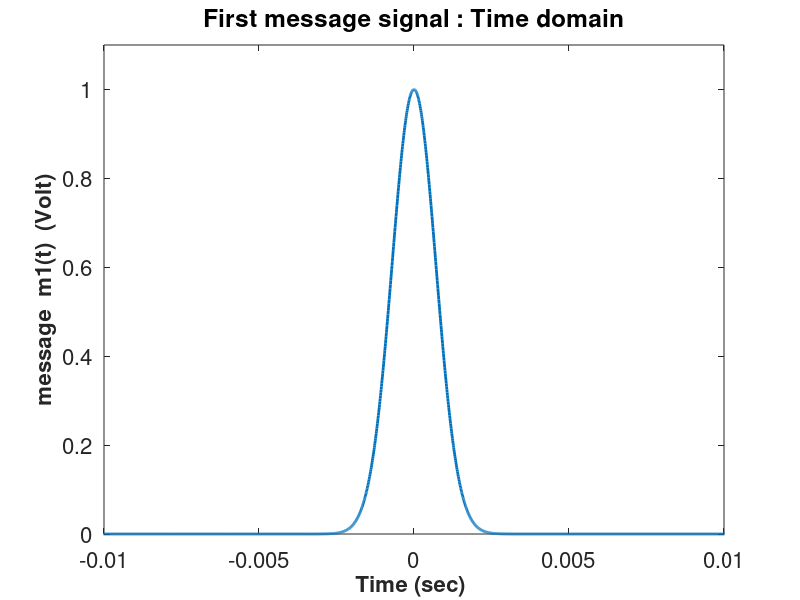
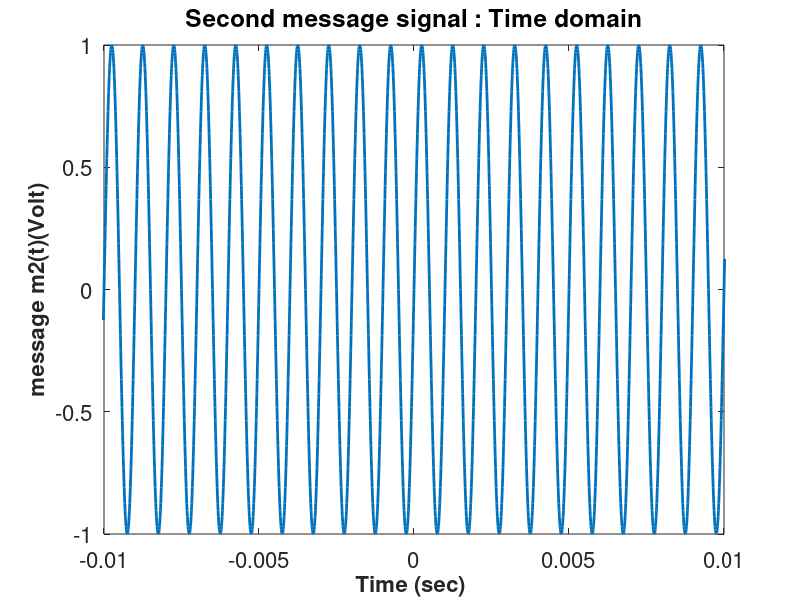
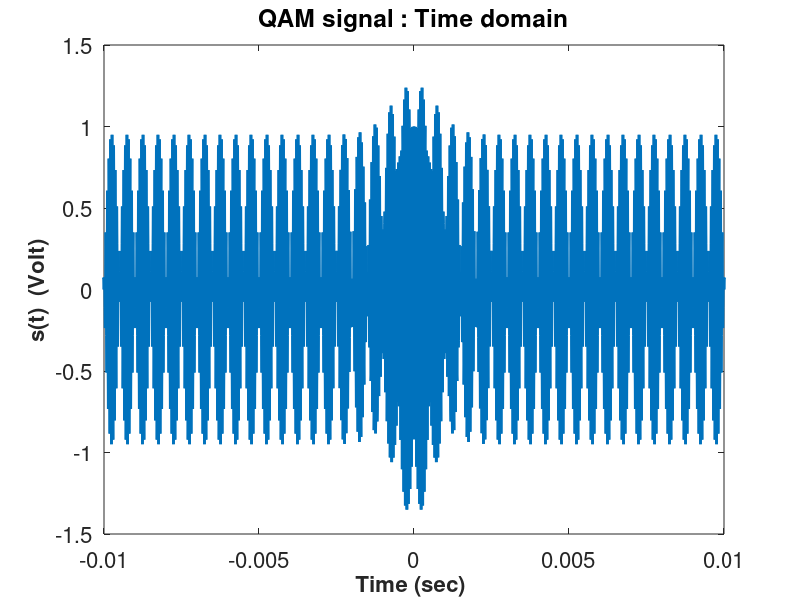
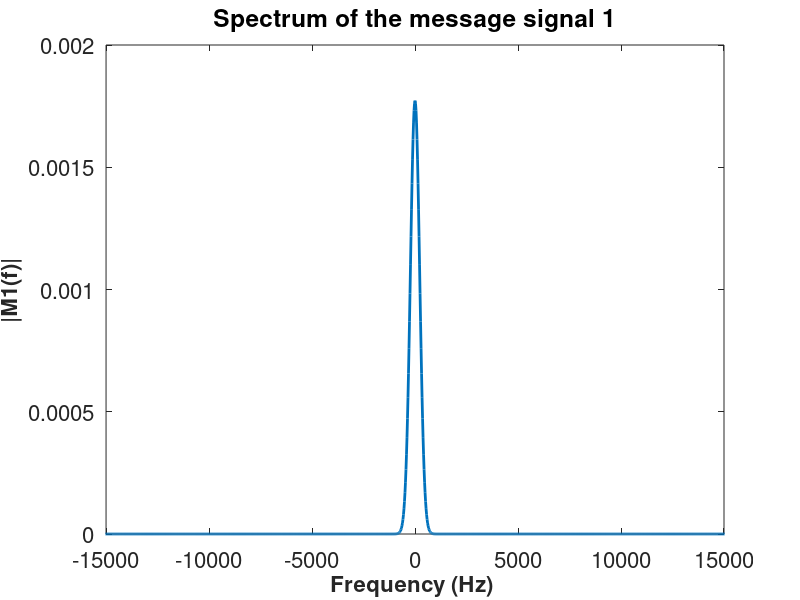

Source code (MATLAB) for these figures, in order:
clear
hold off
format long e
N = 4096; %No. of FFT samples
sampling_rate = 100.0e3; %unit Hz
tstep = 1/sampling_rate;
tmax = N*tstep/2;

tmin = -tmax;
tt = tmin:tstep:tmax-tstep;
fmax = sampling_rate/2; 
fmin = -fmax;
fstep = (fmax-fmin)/N;
freq = fmin:fstep:fmax-fstep;

fc=20e3;
Ac = 1;
%In-phase carrier
ct1=Ac*cos(2*pi*fc*tt);
%The first message signal
mt1 = exp(-tt.*tt*1e6);
%DSB-SC1
st1 = mt1.*ct1;
%Quad. carrier
ct2=Ac*sin(2*pi*fc*tt);
%The second message signal
fm = 1e3;
mt2 = sin(2*pi*fm*tt);
%DSB-SC2
st2 = mt2.*ct2;
%QAM signal
st = st1+st2;


figure(1)
Hp1 = plot(tt,mt1);
set(Hp1,'LineWidth',2)
Ha = gca;
set(Ha,'Fontsize',16)
Hx=xlabel('Time (sec) ');
set(Hx,'FontWeight','bold','Fontsize',16)
Hx=ylabel('message  m1(t)  (Volt)');
set(Hx,'FontWeight','bold','Fontsize',16)
title('First message signal : Time domain');
axis([-0.01 0.01 0 1.1])
pause(1)
figure(2)
Hp1 = plot(tt,mt2);
set(Hp1,'LineWidth',2)
Ha = gca;
set(Ha,'Fontsize',16)
Hx=xlabel('Time (sec) ');
set(Hx,'FontWeight','bold','Fontsize',16)
Hx=ylabel('message m2(t)(Volt)');
set(Hx,'FontWeight','bold','Fontsize',16)
title('Second message signal : Time domain');
axis([-0.01 0.01 min(mt2) max(mt2)])
pause(1)
figure(3)
Hp1 = plot(tt,st);
set(Hp1,'LineWidth',2)
Ha = gca;
set(Ha,'Fontsize',16)
Hx=xlabel('Time (sec) ');
set(Hx,'FontWeight','bold','Fontsize',16)
Hx=ylabel('s(t)  (Volt)');
set(Hx,'FontWeight','bold','Fontsize',16)
title('QAM signal : Time domain');
axis([-0.01 0.01 -1.5 1.5])
pause(1)
Mf1 = fftshift(fft(fftshift(mt1)))/(2*fmax);
figure(4)
%The amplitude of the spectrum is different from the Fourier transform
%amplitude due to discretization of discrete Fourier transform
Hp1=plot(freq,abs(Mf1))
set(Hp1,'LineWidth',2)
Ha = gca;
set(Ha,'Fontsize',16)
Hx=xlabel('Frequency (Hz) ');
set(Hx,'FontWeight','bold','Fontsize',16)
Hx=ylabel('|M1(f)|');
set(Hx,'FontWeight','bold','Fontsize',16)
title('Spectrum of the message signal 1');
axis ([-15e3 15e3 0 200/(2*fmax)])
pause(1)

Mf2 = fftshift(fft(fftshift(mt2)))/(2*fmax);
figure(5)
Hp1=plot(freq,abs(Mf2))
set(Hp1,'LineWidth',2)
Ha = gca;
set(Ha,'Fontsize',16)
Hx=xlabel('Frequency (Hz) ');
set(Hx,'FontWeight','bold','Fontsize',16)
Hx=ylabel('|M2(f)|');
set(Hx,'FontWeight','bold','Fontsize',16)
title('Spectrum of the message signal 2');
axis ([-15e3 15e3 0 200/(2*fmax)])
pause(1)

figure(6)
Sf = fftshift(fft(fftshift(st)))/(2*fmax);
Hp1=plot(freq,abs(Sf));
set(Hp1,'LineWidth',2)
Ha = gca;
set(Ha,'Fontsize',16)
Hx=xlabel('Frequency (Hz) ');
set(Hx,'FontWeight','bold','Fontsize',16)
Hx=ylabel('|S(f)|');
set(Hx,'FontWeight','bold','Fontsize',16)
title('Spectrum of the QAM signal S(f)');
axis ([-30e3 30e3 0 200/(2*fmax)])
pause(1)
%@Rx
%QAM demux and demodulation

%Local oscillator at the receiver perfectly synchronized
thet=0;
lo1 = cos(2*pi*fc*tt + thet);
lo2 = sin(2*pi*fc*tt + thet); 
%upper branch of QAM Rx
stt1 = st .* lo1;
Sff1 = fftshift(fft(fftshift(stt1)))/(2*fmax);
%lower branch of QAM Rx
stt2 = st .* lo2;
Sff2 = fftshift(fft(fftshift(stt2)))/(2*fmax);

%Low pass filtering
f_cutoff = 30e3;
%ideal low pass filter
n=1;
for f = freq
    if abs(f) < f_cutoff
        Hf(n) = 1;
    else
        Hf(n) = 0;
    end
n=n+1;
end
Mff1 = Sff1 .* Hf;
mt_hat1 = 2*fmax*fftshift(ifft(fftshift(Mff1)));
Mff2 = Sff2 .* Hf;
mt_hat2 = 2*fmax*fftshift(ifft(fftshift(Mff2)));
figure(7)
Hp1=plot(tt,mt_hat1,'r',tt,mt1*0.5,'g.');
set(Hp1,'LineWidth',2)
Ha = gca;
set(Ha,'Fontsize',16)
Hx=xlabel('Time (sec) ');
set(Hx,'FontWeight','bold','Fontsize',16)
Hx=ylabel('m hat1(t)(Volt)');
set(Hx,'FontWeight','bold','Fontsize',16)
title('Output of LPF1,  m hat1(t)  : Time domain');
axis([-0.01 0.01 min(mt1*0.5) max(mt1*0.5)])
legend('LPF1 output', 'message sig1');

figure(8)
Hp1=plot(tt,mt_hat2,'r',tt,mt2*0.5,'g.');
set(Hp1,'LineWidth',2)
Ha = gca;
set(Ha,'Fontsize',16)
Hx=xlabel('Time (sec) ');
set(Hx,'FontWeight','bold','Fontsize',16)
Hx=ylabel('m hat2(t)(Volt)');
set(Hx,'FontWeight','bold','Fontsize',16)
title('Output of LPF2,  m hat2(t)  : Time domain');
axis([-0.01 0.01 min(mt2*0.5) max(mt2*0.5)])
legend('LPF2 output', 'message sig2');













     
